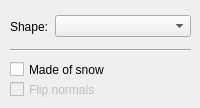
      <widget class="QWidget" name="sceneTab">
       <property name="sizePolicy">
        <sizepolicy hsizetype="Preferred" vsizetype="Expanding">
         <horstretch>0</horstretch>
         <verstretch>0</verstretch>
        </sizepolicy>
       </property>
       <attribute name="title">
        <string>Scene</string>
       </attribute>
       <widget class="QWidget" name="horizontalLayoutWidget_3">
        <property name="geometry">
         <rect>
          <x>10</x>
          <y>10</y>
          <width>181</width>
          <height>33</height>
         </rect>
        </property>
        <layout class="QHBoxLayout" name="horizontalLayout_3">
         <property name="spacing">
          <number>6</number>
         </property>
         <item>
          <widget class="QLabel" name="shapeLabel">
           <property name="text">
            <string>Shape:</string>
           </property>
           <property name="buddy">
            <cstring>shapeComboBox</cstring>
           </property>
          </widget>
         </item>
         <item>
          <widget class="QComboBox" name="shapeComboBox">
           <property name="sizePolicy">
            <sizepolicy hsizetype="Expanding" vsizetype="Fixed">
             <horstretch>0</horstretch>
             <verstretch>0</verstretch>
            </sizepolicy>
           </property>
          </widget>
         </item>
        </layout>
       </widget>
       <widget class="QCheckBox" name="flipNormalsCheckBox">
        <property name="enabled">
         <bool>false</bool>
        </property>
        <property name="geometry">
         <rect>
          <x>10</x>
          <y>80</y>
          <width>91</width>
          <height>19</height>
         </rect>
        </property>
        <property name="text">
         <string>Flip normals</string>
        </property>
       </widget>
       <widget class="Line" name="line">
        <property name="geometry">
         <rect>
          <x>10</x>
          <y>40</y>
          <width>181</width>
          <height>20</height>
         </rect>
        </property>
        <property name="orientation">
         <enum>Qt::Horizontal</enum>
        </property>
       </widget>
       <widget class="QCheckBox" name="shapeSnowCheckBox">
        <property name="geometry">
         <rect>
          <x>10</x>
          <y>60</y>
          <width>101</width>
          <height>19</height>
         </rect>
        </property>
        <property name="text">
         <string>Made of snow</string>
        </property>
        <property name="autoExclusive">
         <bool>false</bool>
        </property>
        <property name="tristate">
         <bool>false</bool>
        </property>
       </widget>
      </widget>
